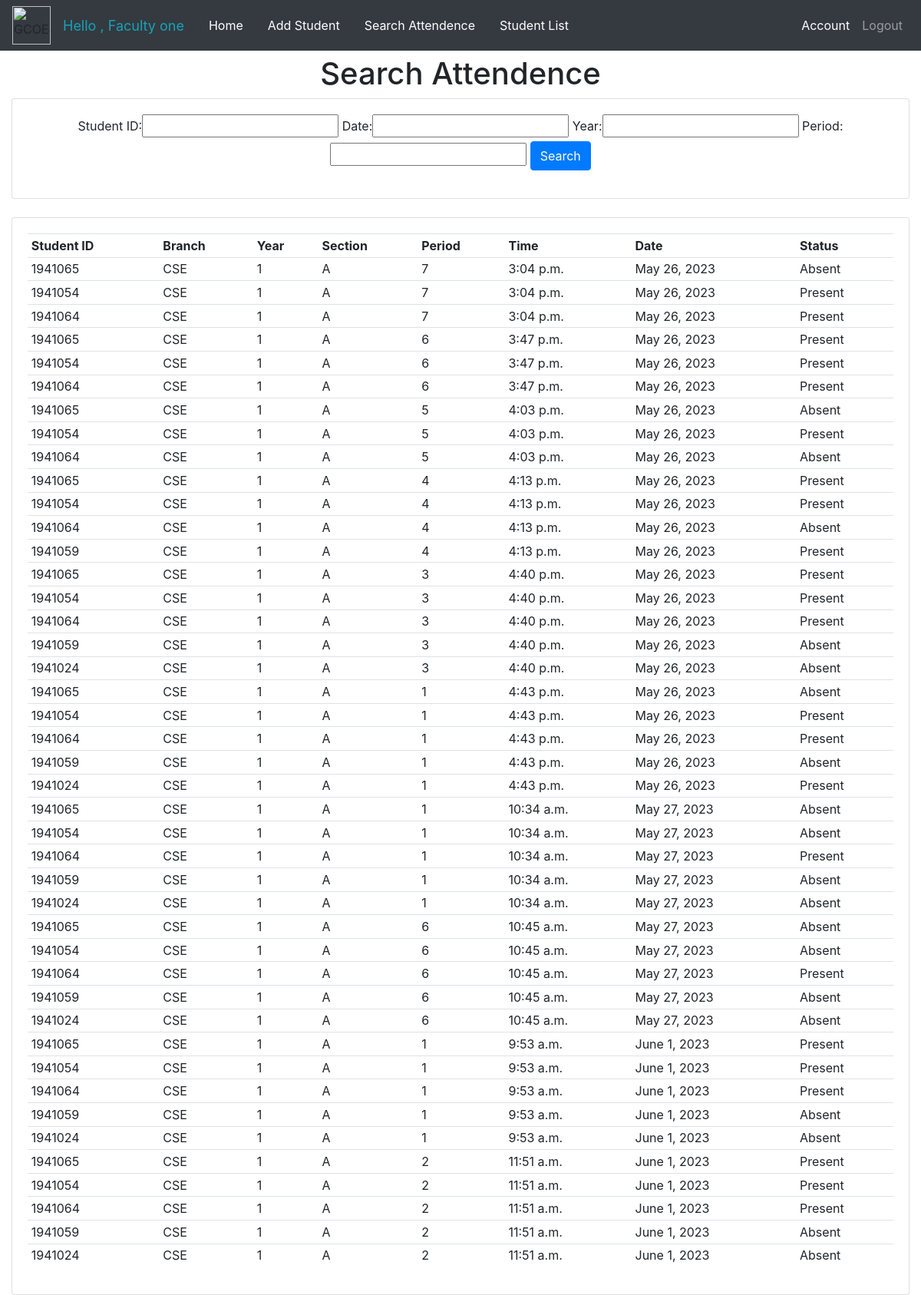
The app's page /searchattendence/ (signed in) with its own data.
### attendence_sys/models.py (models this page shows, shortened)
class Faculty(models.Model):
    user = models.OneToOneField(User, null = True, blank = True, on_delete= models.CASCADE)
    firstname = models.CharField(max_length=200, null=True, blank=True)
    lastname = models.CharField(max_length=200, null=True, blank=True)
    phone = models.CharField(max_length=200, null=True)
    email = models.CharField(max_length=200, null=True)
    profile_pic = models.ImageField(upload_to=user_directory_path ,null=True, blank=True)
    def __str__(self):
        return str(self.firstname + " " + self.lastname)

class Attendence(models.Model):
    Faculty_Name = models.CharField(max_length=200, null=True, blank=True)
    Student_ID = models.CharField(max_length=200, null=True, blank=True)
    date = models.DateField(auto_now_add = True, null = True)
    time = models.TimeField(auto_now_add=True, null = True)
    branch = models.CharField(max_length=200, null = True)
    year = models.CharField(max_length=200, null = True)
    section = models.CharField(max_length=200, null = True)
    period = models.CharField(max_length=200, null = True)
    status = models.CharField(max_length=200, null = True, default='Absent')

### attendence_sys/views.py (the view)
# urls.py: path('searchattendence/', views.searchAttendence, name='searchattendence'),
def searchAttendence(request):
    attendences = Attendence.objects.all()
    myFilter = AttendenceFilter(request.GET, queryset=attendences)
    attendences = myFilter.qs
    context = {'myFilter':myFilter, 'attendences': attendences, 'ta':False}
    return render(request, 'attendence_sys/attendence.html', context)

### attendence_sys/templates/attendence_sys/attendence.html (shortened to what this page needs)
{% extends 'attendence_sys/main.html' %}
{% block content %}
{% if ta == False %}
<div style="background-color: #fff;">
<center><h1>Search Attendence</h1></center>
<div class="row" >
	<div class="col"  >
		<div class="card card-body"  >
			<center>
				<form method="get">
					{{myFilter.form}}
		    		<button class="btn btn-primary" type="submit">Search</button>
				</form>
			</center>
		</div>
	</div>
</div>
<br>
<div class="row">
	<div class="col-sm-12">
		<div class="card card-body">
			<table class="table table-sm">
				<tr>
					<th>Student ID</th>
					<th>Branch</th>
					<th>Year</th>
					<th>Section</th>
					<th>Period</th>
					<th>Time</th>
					<th>Date</th>
					<th>Status</th>
				</tr>
				{% for attendence in attendences %}
				<tr>
                    <td>{{ attendence.Student_ID }}</td>
					<td>{{ attendence.branch }}</td>
					<td>{{ attendence.year }}</td>
					<td>{{ attendence.section }}</td>
					<td>{{ attendence.period }}</td>
					<td>{{ attendence.time }}</td>
					<td>{{ attendence.date }}</td>
					<td>{{ attendence.status }}</td>
				</tr>
				{% endfor %}
			</table>
		</div>
	</div>
</div>
{% endif %}
{% endblock %}

### attendence_sys/templates/attendence_sys/navbar.html (shortened to what this page needs)
{% load static %}
<nav class="navbar navbar-expand-lg navbar-dark fixed-top bg-dark">
 <img src="/static/images/logo (2).png"   alt="GCOEJ" height="50px" width="50px">
 <span class="nav-link"  id="ooo" >Hello , {{ request.user.faculty }}</span>
  <a href="{% url 'home' %}" class="nav-link" style="color:white  ;">Home</a>
  <a class="nav-link"  href="http://127.0.0.1:8000/add_student/" style="color: #fff;">Add Student </a>
  <a class="nav-link"  href="http://127.0.0.1:8000/searchattendence/" style="color: #fff;">Search Attendence </a>
  <a class="nav-link"  href="http://127.0.0.1:8000/students/" style="color: #fff;">Student List </a>
  <div class="collapse navbar-collapse" id="navbarNav">
    <ul class="navbar-nav ml-auto">
      <li class="nav-item">
        <a class="nav-link" href="http://127.0.0.1:8000/admin" style="color:white  ;">Account</a>
      </li>
      <li>
        <a class="nav-link" href="{% url 'logout' %}">Logout</a>
      </li>
    </ul>
  </div>
</nav>

### attendence_sys/templates/attendence_sys/attendence.html (style rules this page uses)
body { background-image: none !important; background-color: #F8F8F8; }

### attendence_sys/templates/attendence_sys/navbar.html (style rules this page uses)
#ooo { color: #17A2B8; text-align: left; font-size: large; }

### records on screen
Attendence: Student_ID "1941065", branch "CSE", year "1", section "A", period "7", time "3:04 p.m.", date "May 26, 2023", status "Absent"
Attendence: Student_ID "1941054", branch "CSE", year "1", section "A", period "7", time "3:04 p.m.", date "May 26, 2023", status "Present"
Attendence: Student_ID "1941064", branch "CSE", year "1", section "A", period "7", time "3:04 p.m.", date "May 26, 2023", status "Present"
Attendence: Student_ID "1941065", branch "CSE", year "1", section "A", period "6", time "3:47 p.m.", date "May 26, 2023", status "Present"
Attendence: Student_ID "1941054", branch "CSE", year "1", section "A", period "6", time "3:47 p.m.", date "May 26, 2023", status "Present"
Attendence: Student_ID "1941064", branch "CSE", year "1", section "A", period "6", time "3:47 p.m.", date "May 26, 2023", status "Present"
Attendence: Student_ID "1941065", branch "CSE", year "1", section "A", period "5", time "4:03 p.m.", date "May 26, 2023", status "Absent"
Attendence: Student_ID "1941054", branch "CSE", year "1", section "A", period "5", time "4:03 p.m.", date "May 26, 2023", status "Present"
Attendence: Student_ID "1941064", branch "CSE", year "1", section "A", period "5", time "4:03 p.m.", date "May 26, 2023", status "Absent"
Attendence: Student_ID "1941065", branch "CSE", year "1", section "A", period "4", time "4:13 p.m.", date "May 26, 2023", status "Present"
Attendence: Student_ID "1941054", branch "CSE", year "1", section "A", period "4", time "4:13 p.m.", date "May 26, 2023", status "Present"
Attendence: Student_ID "1941064", branch "CSE", year "1", section "A", period "4", time "4:13 p.m.", date "May 26, 2023", status "Absent"
Attendence: Student_ID "1941059", branch "CSE", year "1", section "A", period "4", time "4:13 p.m.", date "May 26, 2023", status "Present"
Attendence: Student_ID "1941065", branch "CSE", year "1", section "A", period "3", time "4:40 p.m.", date "May 26, 2023", status "Present"
Attendence: Student_ID "1941054", branch "CSE", year "1", section "A", period "3", time "4:40 p.m.", date "May 26, 2023", status "Present"
Attendence: Student_ID "1941064", branch "CSE", year "1", section "A", period "3", time "4:40 p.m.", date "May 26, 2023", status "Present"
Attendence: Student_ID "1941059", branch "CSE", year "1", section "A", period "3", time "4:40 p.m.", date "May 26, 2023", status "Absent"
Attendence: Student_ID "1941024", branch "CSE", year "1", section "A", period "3", time "4:40 p.m.", date "May 26, 2023", status "Absent"
Attendence: Student_ID "1941065", branch "CSE", year "1", section "A", period "1", time "4:43 p.m.", date "May 26, 2023", status "Absent"
Attendence: Student_ID "1941054", branch "CSE", year "1", section "A", period "1", time "4:43 p.m.", date "May 26, 2023", status "Present"
Attendence: Student_ID "1941064", branch "CSE", year "1", section "A", period "1", time "4:43 p.m.", date "May 26, 2023", status "Present"
Attendence: Student_ID "1941059", branch "CSE", year "1", section "A", period "1", time "4:43 p.m.", date "May 26, 2023", status "Absent"
Attendence: Student_ID "1941024", branch "CSE", year "1", section "A", period "1", time "4:43 p.m.", date "May 26, 2023", status "Present"
Attendence: Student_ID "1941065", branch "CSE", year "1", section "A", period "1", time "10:34 a.m.", date "May 27, 2023", status "Absent"
Attendence: Student_ID "1941054", branch "CSE", year "1", section "A", period "1", time "10:34 a.m.", date "May 27, 2023", status "Absent"
Attendence: Student_ID "1941064", branch "CSE", year "1", section "A", period "1", time "10:34 a.m.", date "May 27, 2023", status "Present"
Attendence: Student_ID "1941059", branch "CSE", year "1", section "A", period "1", time "10:34 a.m.", date "May 27, 2023", status "Absent"
Attendence: Student_ID "1941024", branch "CSE", year "1", section "A", period "1", time "10:34 a.m.", date "May 27, 2023", status "Absent"
Attendence: Student_ID "1941065", branch "CSE", year "1", section "A", period "6", time "10:45 a.m.", date "May 27, 2023", status "Absent"
Attendence: Student_ID "1941054", branch "CSE", year "1", section "A", period "6", time "10:45 a.m.", date "May 27, 2023", status "Absent"
Attendence: Student_ID "1941064", branch "CSE", year "1", section "A", period "6", time "10:45 a.m.", date "May 27, 2023", status "Present"
Attendence: Student_ID "1941059", branch "CSE", year "1", section "A", period "6", time "10:45 a.m.", date "May 27, 2023", status "Absent"
Attendence: Student_ID "1941024", branch "CSE", year "1", section "A", period "6", time "10:45 a.m.", date "May 27, 2023", status "Absent"
Attendence: Student_ID "1941065", branch "CSE", year "1", section "A", period "1", time "9:53 a.m.", date "June 1, 2023", status "Present"
Attendence: Student_ID "1941054", branch "CSE", year "1", section "A", period "1", time "9:53 a.m.", date "June 1, 2023", status "Present"
Attendence: Student_ID "1941064", branch "CSE", year "1", section "A", period "1", time "9:53 a.m.", date "June 1, 2023", status "Present"
Attendence: Student_ID "1941059", branch "CSE", year "1", section "A", period "1", time "9:53 a.m.", date "June 1, 2023", status "Absent"
Attendence: Student_ID "1941024", branch "CSE", year "1", section "A", period "1", time "9:53 a.m.", date "June 1, 2023", status "Absent"
Attendence: Student_ID "1941065", branch "CSE", year "1", section "A", period "2", time "11:51 a.m.", date "June 1, 2023", status "Present"
Attendence: Student_ID "1941054", branch "CSE", year "1", section "A", period "2", time "11:51 a.m.", date "June 1, 2023", status "Present"
Attendence: Student_ID "1941064", branch "CSE", year "1", section "A", period "2", time "11:51 a.m.", date "June 1, 2023", status "Present"
Attendence: Student_ID "1941059", branch "CSE", year "1", section "A", period "2", time "11:51 a.m.", date "June 1, 2023", status "Absent"
Attendence: Student_ID "1941024", branch "CSE", year "1", section "A", period "2", time "11:51 a.m.", date "June 1, 2023", status "Absent"

### other values on screen
{{ request.user.faculty }} "Faculty one"
